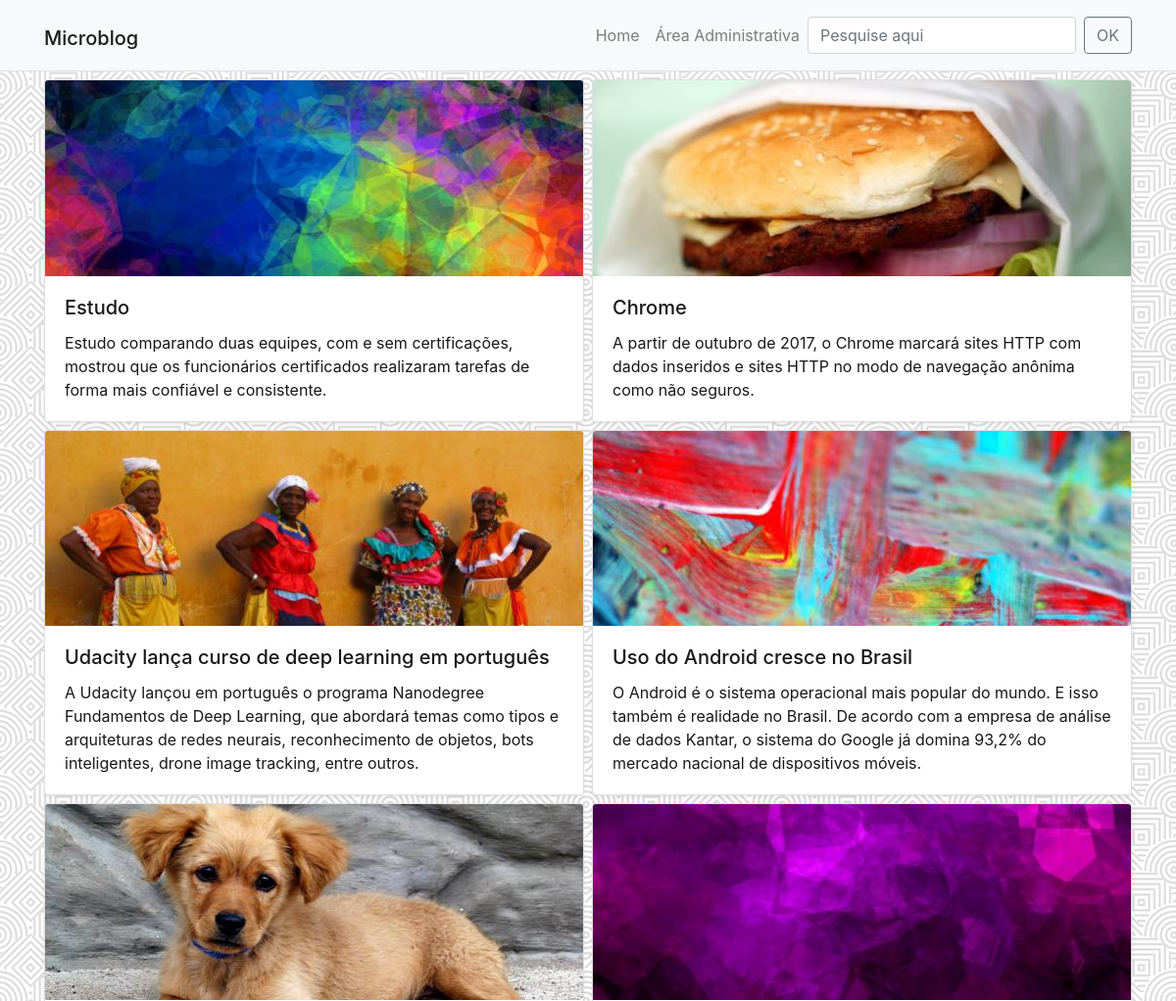
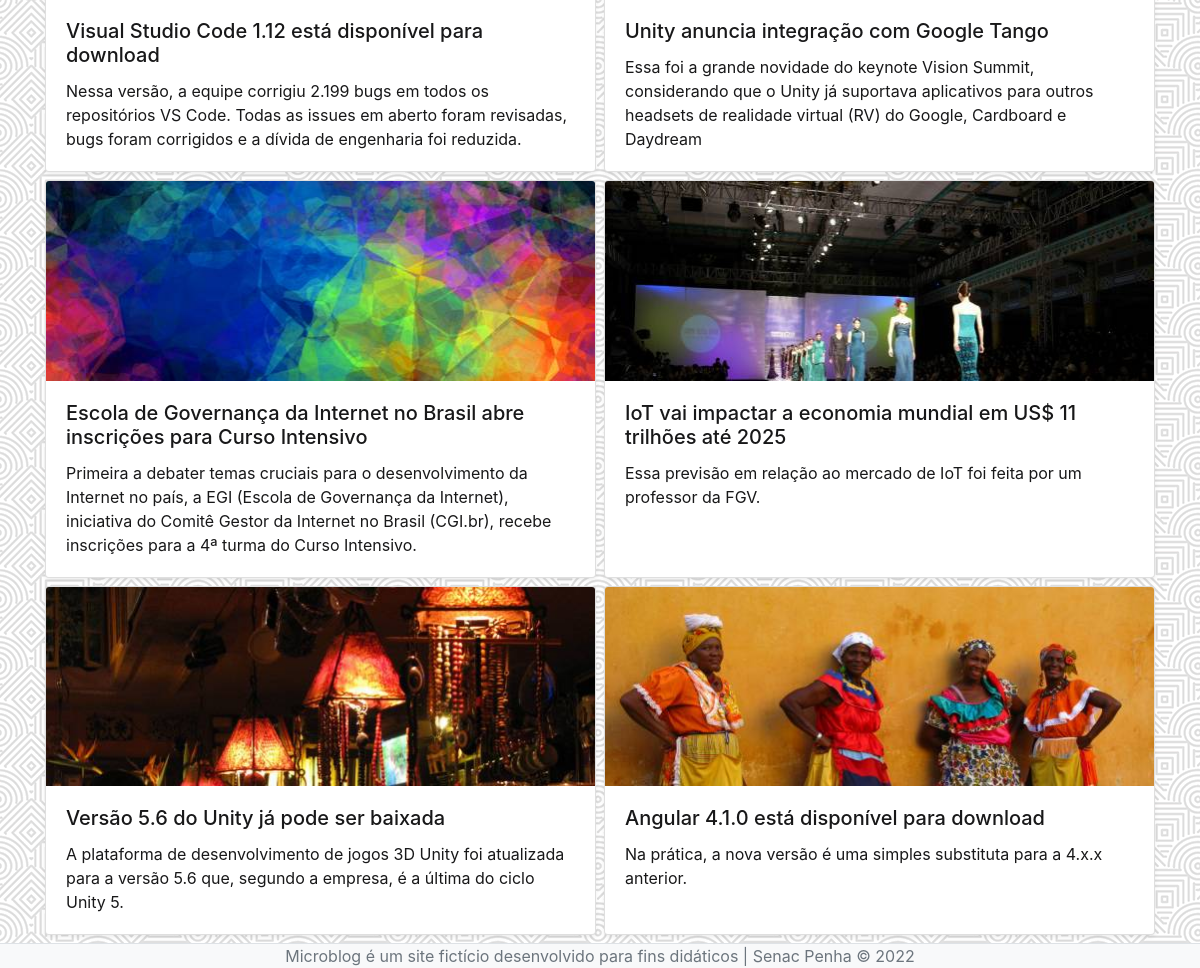
The page / on the database its author committed (2 pictures, top to bottom).
### tables this page shows
CREATE TABLE `posts` (
  `id` smallint(6) NOT NULL,
  `data` datetime NOT NULL DEFAULT current_timestamp(),
  `titulo` varchar(100) NOT NULL,
  `texto` text NOT NULL,
  `resumo` text NOT NULL,
  `imagem` varchar(40) NOT NULL,
  `usuario_id` smallint(6) NOT NULL
);

### inc/funcoes-posts.php (called while the page is built, shortened)
<?php
function lerTodosOsPosts(mysqli $conexao):array {
    $sql = "SELECT id, titulo, imagem, resumo FROM posts ORDER BY data DESC";
    $resultado = mysqli_query($conexao, $sql) or die(mysqli_error($conexao));
    $posts = [];
    while( $post = mysqli_fetch_assoc($resultado) ){
        array_push($posts, $post);
    }
    return $posts;
}

### index.php (the view)
<?php
require "inc/funcoes-posts.php";
require "inc/cabecalho.php";
$posts = lerTodosOsPosts($conexao);
?>
<div class="row my-1 mx-md-n1">
<?php foreach($posts as $post) { ?>
  <div class="col-md-6 my-1 px-md-1">
    <article class="card shadow-sm h-100">
      <a href="post-detalhe.php?id=<?=$post['id']?>" class="card-link">
        <img class="card-img-top"  src="imagens/<?=$post['imagem']?>"  alt="Imagem de destaque do post">
        <div class="card-body">
          <h5 class="card-title"><?=$post['titulo']?></h5>
          <p class="card-text"><?=$post['resumo']?></p>
        </div>
      </a>
    </article>
  </div>
<?php } ?>
</div>
<?php require "inc/rodape.php"; ?>

### inc/cabecalho.php (shortened to what this page needs)
<!doctype html>
<html lang="pt-br">
<head>
  <link rel="stylesheet" href="https://cdn.jsdelivr.net/npm/bootstrap@4.6.1/dist/css/bootstrap.min.css">
  <link rel="stylesheet" href="css/style.css">
</head>
<body>
  <header id="topo" class="sticky-top border-bottom">
    <nav class="navbar navbar-expand-lg navbar-light bg-light">
      <div class="container">
        <h1>
          <a class="navbar-brand" href="index.php">Microblog</a>
        </h1>
        <div class="collapse navbar-collapse" id="navbarSupportedContent">
          <ul class="navbar-nav ml-auto">
            <li class="nav-item">
              <a class="nav-link" href="index.php">
                Home <span class="sr-only">(current)</span>
              </a>
            </li>
            <li class="nav-item">
              <a class="nav-link" href="admin/index.php">Área Administrativa</a>
            </li>
          </ul>
          <form class="form-inline my-2 my-lg-0" action="search.php" method="get">
            <input class="form-control mr-sm-2" type="search" placeholder="Pesquise aqui" aria-label="Search" name="q">
            <button class="btn btn-outline-secondary my-2 my-sm-0" type="submit">OK</button>
          </form>
        </div>
      </div>
    </nav>
  </header>
  <main class="container">

### inc/rodape.php (shortened to what this page needs)
    </main>
<footer class="footer bg-light border-top">
  <div class="container text-center">
    <span class="text-muted">
        Microblog é um site fictício desenvolvido para fins didáticos | Senac Penha &copy; 2022
    </span>
  </div>
</footer>
</body>
</html>

### css/style.css (style rules this page uses)
body { display: flex; min-height: 100vh; flex-direction: column; background-image: url(../imagens/textura.png); background-attachment: fixed; }
main { flex: 1; }
.card > .card-link { color: #181819; }

### rows shown on the page
posts: imagem (picture), titulo "Estudo", resumo "Estudo comparando duas equipes, com e sem certificações, mostrou que os funcionários certificados realizaram tarefas de forma mais confiável e consistente."
posts: imagem (picture), titulo "Chrome", resumo "A partir de outubro de 2017, o Chrome marcará sites HTTP com dados inseridos e sites HTTP no modo de navegação anônima como não seguros."
posts: imagem (picture), titulo "Udacity lança curso de deep learning em português", resumo "A Udacity lançou em português o programa Nanodegree Fundamentos de Deep Learning, que abordará temas como tipos e arquiteturas de redes neurais, reconhecimento de objetos, bots inteligentes, drone image tracking, entre outros."
posts: imagem (picture), titulo "Uso do Android cresce no Brasil", resumo "O Android é o sistema operacional mais popular do mundo. E isso também é realidade no Brasil. De acordo com a empresa de análise de dados Kantar, o sistema do Google já domina 93,2% do mercado nacional de dispositivos móveis."
posts: imagem (picture), titulo "Visual Studio Code 1.12 está disponível para download", resumo "Nessa versão, a equipe corrigiu 2.199 bugs em todos os repositórios VS Code. Todas as issues em aberto foram revisadas, bugs foram corrigidos e a dívida de engenharia foi reduzida."
posts: imagem (picture), titulo "Unity anuncia integração com Google Tango", resumo "Essa foi a grande novidade do keynote Vision Summit, considerando que o Unity já suportava aplicativos para outros headsets de realidade virtual (RV) do Google, Cardboard e Daydream"
posts: imagem (picture), titulo "Escola de Governança da Internet no Brasil abre inscrições para Curso Intensivo", resumo "Primeira a debater temas cruciais para o desenvolvimento da Internet no país, a EGI (Escola de Governança da Internet), iniciativa do Comitê Gestor da Internet no Brasil (CGI.br), recebe inscrições para a 4ª turma do Curso Intensivo."
posts: imagem (picture), titulo "IoT vai impactar a economia mundial em US$ 11 trilhões até 2025", resumo "Essa previsão em relação ao mercado de IoT foi feita por um professor da FGV."
posts: imagem (picture), titulo "Versão 5.6 do Unity já pode ser baixada", resumo "A plataforma de desenvolvimento de jogos 3D Unity foi atualizada para a versão 5.6 que, segundo a empresa, é a última do ciclo Unity 5."
posts: imagem (picture), titulo "Angular 4.1.0 está disponível para download", resumo "Na prática, a nova versão é uma simples substituta para a 4.x.x anterior."
